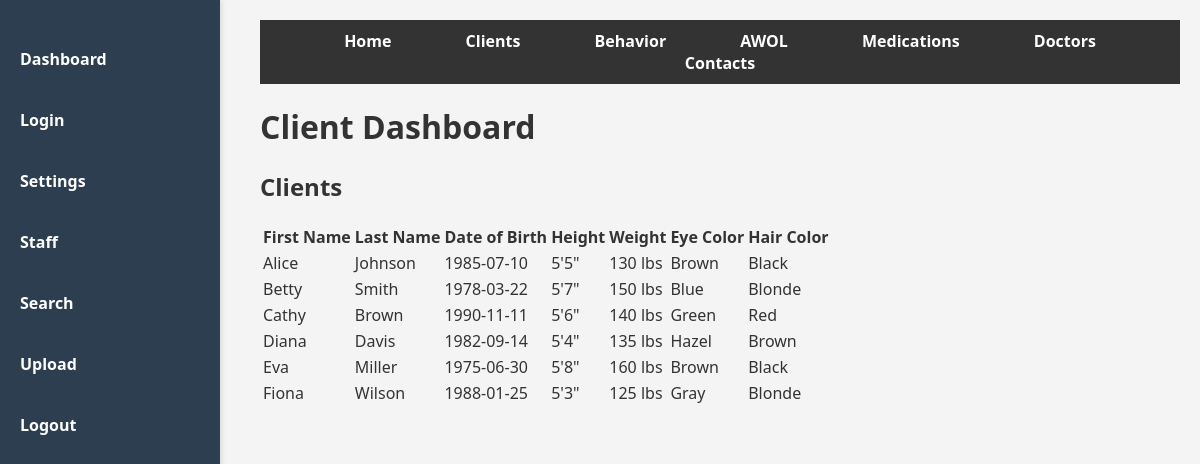
/dashboard (signed in), run on the app's committed database.
### app.py (models this page shows)
class Client(db.Model):
    id = db.Column(db.Integer, primary_key=True)
    first_name = db.Column(db.String(100), nullable=False)
    last_name = db.Column(db.String(100), nullable=False)
    ssn = db.Column(db.String(12), unique=True, nullable=False)
    dob = db.Column(db.Date, nullable=False)
    height = db.Column(db.String(10))
    weight = db.Column(db.String(10))
    eye_color = db.Column(db.String(50))
    hair_color = db.Column(db.String(50))
    appointments = db.relationship('Appointment', backref='client', lazy=True)
    medications = db.relationship('Medication', backref='client', lazy=True)
    awol_reports = db.relationship('AWOLReport', backref='client', lazy=True)
    behaviors = db.relationship('Behavior', backref='client', lazy=True)

### app.py (the view)
@app.route('/dashboard')
def dashboard():
    if not session.get('logged_in'):
        return redirect(url_for('login'))
    clients = Client.query.all()
    return render_template('dashboard.html', clients=clients)

### templates/dashboard.html (shortened to what this page needs)
{% extends 'base.html' %}
{% block content %}
<div class="dashboard">
    <h1>Client Dashboard</h1>
    <div class="client-list">
        <h2>Clients</h2>
        <table>
            <tr>
                <th>First Name</th>
                <th>Last Name</th>
                <th>Date of Birth</th>
                <th>Height</th>
                <th>Weight</th>
                <th>Eye Color</th>
                <th>Hair Color</th>
            </tr>
            {% for client in clients %}
            <tr>
                <td>{{ client.first_name }}</td>
                <td>{{ client.last_name }}</td>
                <td>{{ client.dob }}</td>
                <td>{{ client.height }}</td>
                <td>{{ client.weight }}</td>
                <td>{{ client.eye_color }}</td>
                <td>{{ client.hair_color }}</td>
            </tr>
            {% endfor %}
        </table>
    </div>
</div>
{% endblock %}

### templates/base.html (shortened to what this page needs)
<!DOCTYPE html>
<html lang="en">
<head>
    <link rel="stylesheet" href="{{ url_for('static', filename='styles.css') }}">
</head>
<body>
    <div class="side-panel">
        <ul>
            <li><a href="{{ url_for('dashboard') }}">Dashboard</a></li>
            <li><a href="{{ url_for('login') }}">Login</a></li>
            <li><a href="{{ url_for('settings') }}">Settings</a></li>
            <li><a href="{{ url_for('staff') }}">Staff</a></li>
            <li><a href="{{ url_for('search') }}">Search</a></li>
            <li><a href="{{ url_for('upload') }}">Upload</a></li>
            <li><a href="{{ url_for('logout') }}">Logout</a></li>
        </ul>
    </div>
    <div class="main-content">
        <div class="navbar">
            <ul>
                <li><a href="{{ url_for('home') }}">Home</a></li>
                <li><a href="{{ url_for('clients') }}">Clients</a></li>
                <li><a href="{{ url_for('behavior') }}">Behavior</a></li>
                <li><a href="{{ url_for('awol') }}">AWOL</a></li>
                <li><a href="{{ url_for('medications') }}">Medications</a></li>
                <li><a href="{{ url_for('doctors') }}">Doctors</a></li>
                <li><a href="{{ url_for('contacts') }}">Contacts</a></li>
            </ul>
        </div>
        <div class="content">
            {% block content %}{% endblock %}
        </div>
    </div>
</body>
</html>

### static/styles.css (style rules this page uses)
body { font-family: 'Segoe UI', Tahoma, Geneva, Verdana, sans-serif; background-color: #f4f4f4; color: #333; margin: 0; padding: 0; display: flex; }
.side-panel { width: 220px; background-color: #2c3e50; color: white; position: fixed; top: 0; bottom: 0; left: 0; padding-top: 20px; box-shadow: 2px 0 5px rgba(0, 0, 0, 0.1); }
.side-panel ul { list-style-type: none; padding: 0; }
.side-panel ul li { margin: 15px 0; text-align: center; }
.side-panel ul li a { color: white; text-decoration: none; padding: 12px 20px; display: block; text-align: left; font-weight: bold; }
.main-content { margin-left: 240px; padding: 20px; flex-grow: 1; }
.navbar { background-color: #333; overflow: hidden; padding: 10px 0; margin-bottom: 20px; }
.navbar ul { list-style-type: none; margin: 0; padding: 0; text-align: center; }
.navbar ul li { display: inline; margin: 0 15px; }
.navbar ul li a { color: white; text-align: center; padding: 14px 20px; text-decoration: none; font-weight: bold; }

### data on the page
Client: first_name "Alice", last_name "Johnson", dob "1985-07-10", height "5'5\"", weight "130 lbs", eye_color "Brown", hair_color "Black"
Client: first_name "Betty", last_name "Smith", dob "1978-03-22", height "5'7\"", weight "150 lbs", eye_color "Blue", hair_color "Blonde"
Client: first_name "Cathy", last_name "Brown", dob "1990-11-11", height "5'6\"", weight "140 lbs", eye_color "Green", hair_color "Red"
Client: first_name "Diana", last_name "Davis", dob "1982-09-14", height "5'4\"", weight "135 lbs", eye_color "Hazel", hair_color "Brown"
Client: first_name "Eva", last_name "Miller", dob "1975-06-30", height "5'8\"", weight "160 lbs", eye_color "Brown", hair_color "Black"
Client: first_name "Fiona", last_name "Wilson", dob "1988-01-25", height "5'3\"", weight "125 lbs", eye_color "Gray", hair_color "Blonde"
